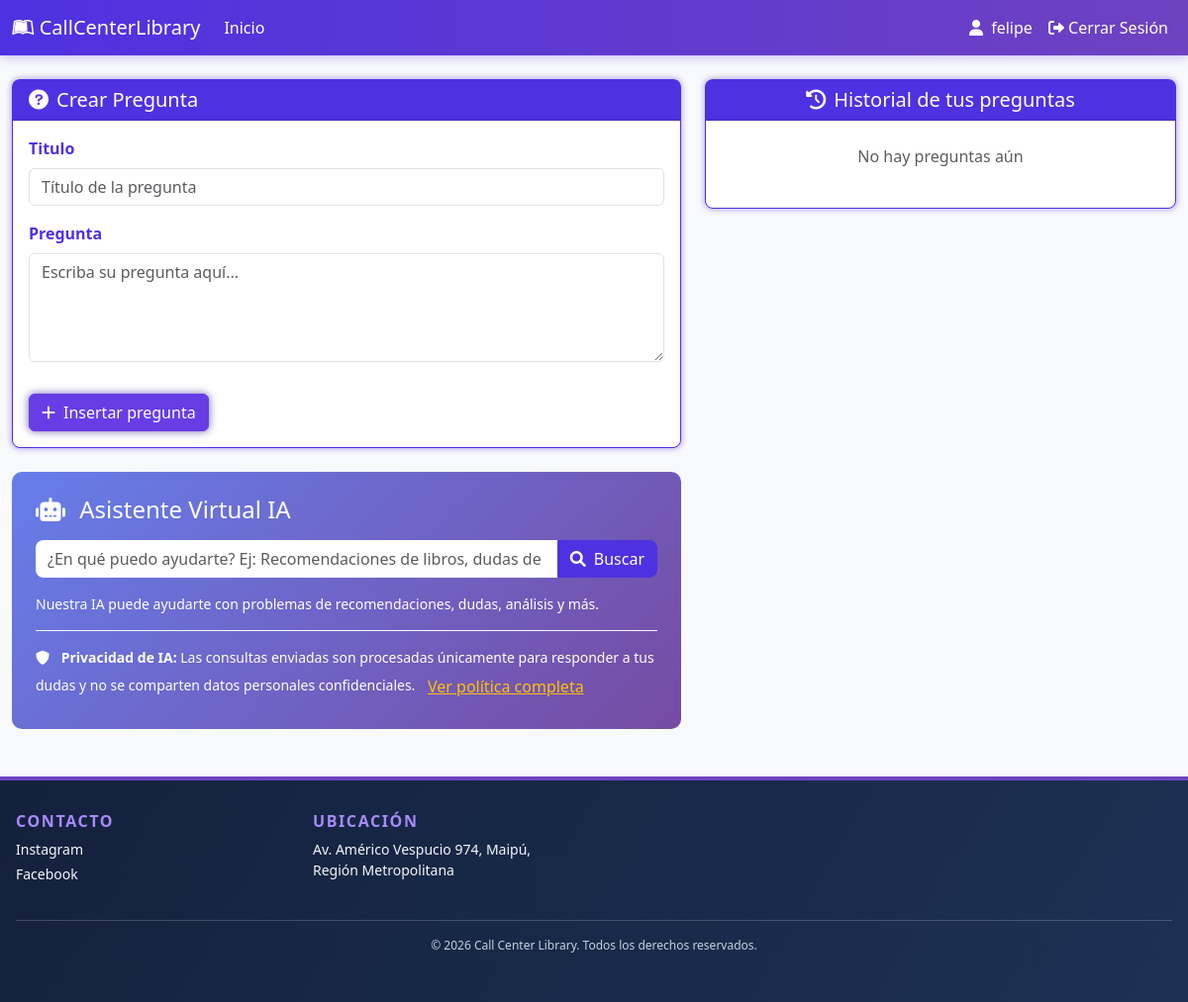
The page /Inicio/ (signed in) on the database as committed earlier.
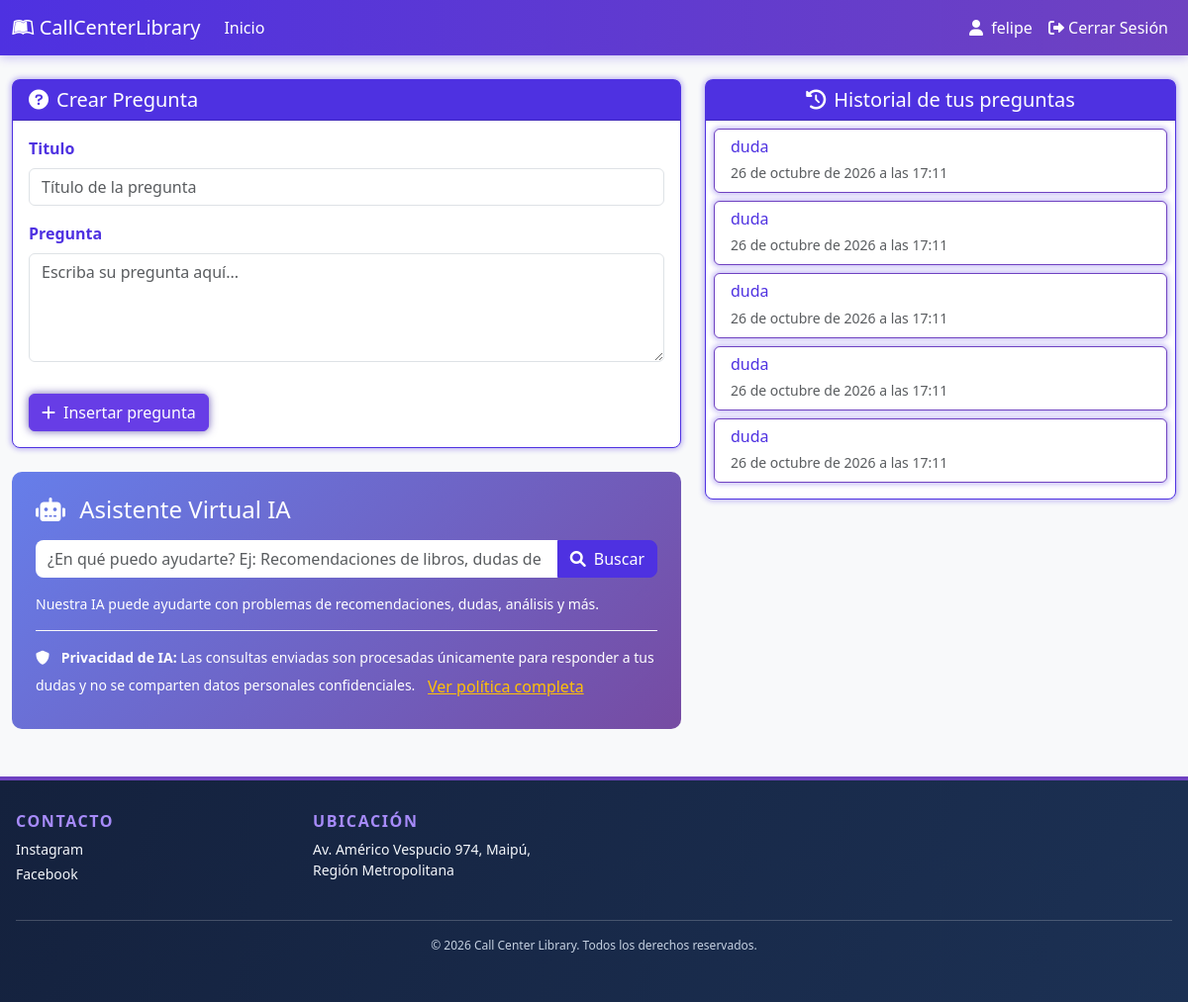
The same page on the database as committed later.
### online/models.py (models this page shows, shortened)
class Preguntas(models.Model):
    ESTADO_CHOICES = [
        ('pendiente', 'Pendiente'),
        ('en_proceso', 'En Proceso'),
        ('resuelto', 'Resuelto'),
        ('cerrado', 'Cerrado'),
    ]
    PRIORIDAD_CHOICES = [
        ('baja', 'Baja'),
        ('media', 'Media'),
        ('alta', 'Alta'),
        ('urgente', 'Urgente'),
    ]
    idPregunta = models.AutoField(primary_key=True)
    Titulo = models.CharField(max_length=60)
    Pregunta = models.TextField()
    Fecha_creacion = models.DateTimeField()
    Usuario = models.ForeignKey(Usuario, on_delete=models.CASCADE)
    categoria = models.CharField(max_length=50, blank=True, null=True)
    estado = models.CharField(max_length=20, choices=ESTADO_CHOICES, default='pendiente')
    prioridad = models.CharField(max_length=20, choices=PRIORIDAD_CHOICES, default='media')

### online/views.py (the view, shortened to what this page needs)
# urls.py: path("Inicio/", Inicio, name="inicio"),
@login_required
def Inicio(request: HttpRequest) -> HttpResponse:
    usuario: object = request.user
    assert isinstance(usuario, Usuario)
    usuario_pk: Any | None = usuario.pk
    usuario_logeado: Usuario = get_object_or_404(Usuario, id=request.user.pk)
    if usuario_pk != usuario.pk:
        return redirect("/Inicio/")
    preguntas = Preguntas.objects.filter(Usuario=usuario_logeado).order_by("-Fecha_creacion")
    hora_ahora = timezone.now()
    formulario_preguntas: PreguntasForm = PreguntasForm(initial={"Usuario": usuario.pk, "Fecha_creacion": hora_ahora})
    query_ia: str | None = request.GET.get("buscar_ayuda", None)
    sugerencias_ia: dict[Any, Any] | None = None
    return render(
        request       = request,
        template_name = "inicio.html",
        context       = {
            "Preguntas": preguntas,
            "form": formulario_preguntas,
            "sugerencias_ia": sugerencias_ia,
        },
    )

### online/forms.py
class PreguntasForm(forms.ModelForm):
    class Meta:
        model = Preguntas
        fields = ['Titulo', 'Pregunta', 'Usuario', 'Fecha_creacion', 'categoria']
        widgets = {
            'Titulo': forms.TextInput(attrs={'placeholder': 'Título de la pregunta', 'class': 'form-control'}),
            'Pregunta': forms.Textarea(attrs={'placeholder': 'Escriba su pregunta aquí...', 'class': 'form-control', 'rows': 4}),
            'Usuario': forms.HiddenInput(),
            'Fecha_creacion': forms.HiddenInput(),
            'categoria': forms.HiddenInput(),
        }

### online/models.py (called while the page is built)
    @property
    def is_active(self):
        return self.activo

### online/templates/inicio.html (shortened to what this page needs)
{% extends "componentes/header.html" %}
{% load static %}
{% block links %}
<link href="{% static 'inicio.css' %}" rel="stylesheet">
{% endblock %}
{% block content %}
<div class="container-fluid py-4">
    <div class="row g-4">
        <div class="col-lg-7">
            <div id="crear-pregunta" class="card card-purple mb-4">
                <div class="card-header bg-purple text-white">
                    <h5 class="mb-0"><i class="fas fa-question-circle me-2"></i>Crear Pregunta</h5>
                </div>
                <div class="card-body">
                    <form method="post">
                        {% for field in form %}
                            {% if field.is_hidden %}
                                {{ field }}
                            {% else %}
                            <div class="mb-3">
                                <label class="form-label fw-semibold text-purple" for="{{ field.id_for_label }}">{{ field.label }}</label>
                                {{ field }}
                            </div>
                            {% endif %}
                        {% endfor %}
                        <button type="submit" class="btn btn-purple mt-3">
                            <i class="fas fa-plus me-2"></i>Insertar pregunta
                        </button>
                    </form>
                </div>
            </div>
            <div class="ai-assistant p-4 mb-4">
                <h4 class="mb-3">
                    <i class="fas fa-robot me-2"></i> Asistente Virtual IA
                </h4>
                <form method="get" action="" class="mb-3">
                    <div class="input-group">
                        <input type="text" class="form-control" name="buscar_ayuda" placeholder="¿En qué puedo ayudarte? Ej: Recomendaciones de libros, dudas de literatura..."
                               value="{{ request.GET.buscar_ayuda|default:'' }}">
                        <button type="submit" class="btn btn-dark text-white buscar">
                            <i class="fas fa-search me-2"></i>Buscar
                        </button>
                    </div>
                </form>
                <p class="mb-3 small">
                    Nuestra IA puede ayudarte con problemas de recomendaciones, dudas, análisis y más.
                </p>
                <div class="border-top border-light pt-3 small">
                    <i class="fas fa-shield-alt me-2"></i> <strong>Privacidad de IA:</strong> Las consultas enviadas son procesadas únicamente para responder a tus dudas y no se comparten datos personales confidenciales.
                    <button type="button" onclick="document.getElementById('modal-privacidad-ia').style.display='block'" class="btn btn-link text-warning ps-1 pe-1 ms-1 text-decoration-underline">
                        Ver política completa
                    </button>
                </div>
            </div>
        </div>
        <div class="col-lg-5">
            <div class="card card-purple">
                <div class="card-header bg-purple text-white text-center">
                    <h5 class="mb-0"><i class="fas fa-history me-2"></i>Historial de tus preguntas</h5>
                </div>
                <div class="card-body p-2" style="max-height: 600px; overflow-y: auto;">
                    {% for pregunta in Preguntas %}
                    <a href="/Respuesta/{{ user.id }}/{{pregunta.idPregunta}}" class="text-decoration-none">
                        <div class="card mb-2 pregunta-card">
                            <div class="card-body py-2 px-3">
                                <h6 class="text-purple mb-1">{{pregunta.Titulo}}</h6>
                                <small class="text-muted">{{pregunta.Fecha_creacion}}</small>
                            </div>
                        </div>
                    </a>
                    {% endfor %}
                    {% if not Preguntas %}
                    <p class="text-center text-muted py-3">No hay preguntas aún</p>
                    {% endif %}
                </div>
            </div>
        </div>
    </div>
</div>
{% endblock %}

Rows that differ between the two databases and show on the page:
added Preguntas: Titulo "duda", Fecha_creacion "26 de octubre de 2026 a las 17:11"
added Preguntas: Titulo "duda", Fecha_creacion "26 de octubre de 2026 a las 17:11"
added Preguntas: Titulo "duda", Fecha_creacion "26 de octubre de 2026 a las 17:11"
added Preguntas: Titulo "duda", Fecha_creacion "26 de octubre de 2026 a las 17:11"
added Preguntas: Titulo "duda", Fecha_creacion "26 de octubre de 2026 a las 17:11"
Other text that changed with them:
text no longer shown: "No hay preguntas aún"
